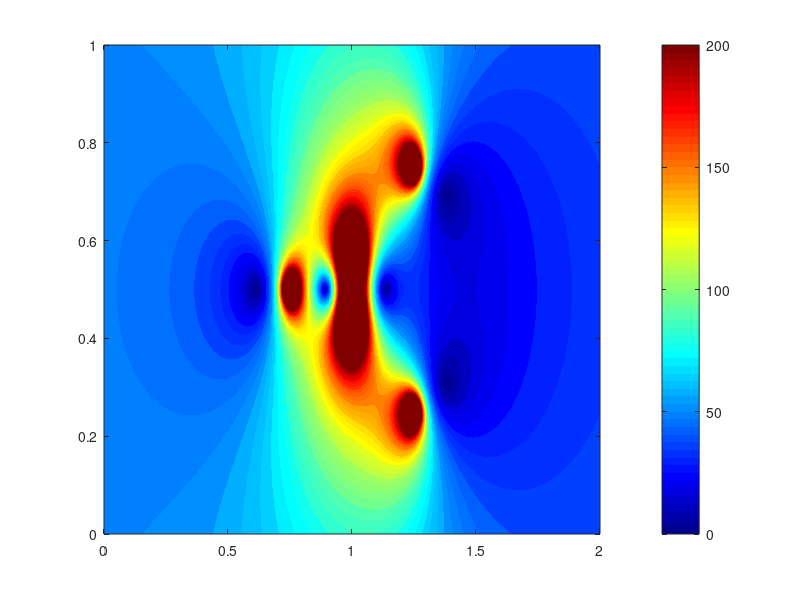

This figure's MATLAB source: (Note: this script raises an error after producing the figure.)
% Andrew Navratil
% MAE 252 Aero I Spring 2018
% Project 1: Plot streamlines and velocity magnitudes for elementary function combos
% Due 2018-04-02

% clear all vars and plots
close all; clear all; clc;

% variables
vInf = 50;					% freestream velocity (m/s)
lambda = 50;				% source / sink strength
b = .25;					% distance from center to source / sink
R = .25;					% cylinder radius where R^2 = kappa / (2pi vInf);
circ = 4*pi*vInf*R-50;		% circulation
xc = 1;						% x center coord
yc = .5;					% y center coord
xr = linspace(0,2,200);		% x points for grid
yr = linspace(0,1,100);		% y points for grid
[x,y] = meshgrid(xr,yr);	% meshgrid for calculating z values

% elementary flow streamfunctions in cartesian (x,y)
psiUniform = @(y0) vInf * (y-y0);
psiSource = @(x0,y0) (lambda/(2*pi)) * atan2(y-y0, x-x0);
psiDoublet = @(x0,y0) (-R^2 * vInf * (y-y0)) ./ ( (x-x0).^2 + (y-y0).^2);
psiVortex = @(x0,y0) (circ/(2*pi)) * log(sqrt((x-x0).^2 + (y-y0).^2));

% elementary flow velocities in cartesian (u = vel x, v = vel y)
uUniform = vInf;
vUniform = 0;
uSource = @(x0,y0) (lambda/(2*pi)) * ( (x-x0) ./ ( (x-x0).^2 + (y-y0).^2 ) );
vSource = @(x0,y0) (lambda/(2*pi)) * ( (y-y0) ./ ( (x-x0).^2 + (y-y0).^2 ) );
uDoublet = @(x0,y0) (R^2 * vInf * ((y-y0).^2 - (x-x0).^2)) ./ ( (x-x0).^2 + (y-y0).^2 ).^2;
vDoublet = @(x0,y0) (-2 * R^2 * vInf * (x-x0) .* (y-y0)) ./ ( (x-x0).^2 + (y-y0).^2 ).^2;
uVortex = @(x0,y0) (circ * (y-y0)) ./ ( 2*pi * ( (x-x0).^2 + (y-y0).^2 ) );
vVortex = @(x0,y0) (-circ * (x-x0)) ./ ( 2*pi * ( (x-x0).^2 + (y-y0).^2 ) );

% flow combination streamlines
psiHalfOval = psiUniform(yc) + psiSource(xc,yc);
psiFullOval = psiUniform(yc) + psiSource(xc-b,yc) - psiSource(xc+b,yc);
psiNonliftCylinder = psiUniform(yc) + psiDoublet(xc,yc);
psiLiftCylinder = psiUniform(yc) + psiDoublet(xc,yc) + psiVortex(xc,yc);
psiRandom1 = psiUniform(yc) + psiSource(xc-b,yc+.25*b) - psiSource(xc+2*b,yc+.25*b) + psiVortex(xc,yc)...
	+ psiSource(xc-.25*b,yc-.25*b) - psiSource(xc+.25*b,yc-.25*b);
psiRandom2 = psiUniform(yc) + psiSource(xc-b,yc) - psiSource(xc+b,yc+b) - psiSource(xc+b,yc-b)...
	+ psiVortex(xc,yc+.25*b) - psiVortex(xc,yc-.25*b);

% flow combintation velocities
velHalfOval = sqrt( (uUniform + uSource(xc,yc)).^2 + (vUniform + vSource(xc,yc)).^2 );
velFullOval = sqrt( (uUniform + uSource(xc-b,yc) - uSource(xc+b,yc)).^2 +...
	(vUniform + vSource(xc-b,yc) - vSource(xc+b,yc)).^2 );
velNonliftCylinder = sqrt( (uUniform + uDoublet(xc,yc)).^2 + (vUniform + vDoublet(xc,yc)).^2 );
velLiftCylinder = sqrt( (uUniform + uDoublet(xc,yc) + uVortex(xc,yc) ).^2 +...
	(vUniform + vDoublet(xc,yc) + vVortex(xc,yc) ).^2 );
velRandom1 = sqrt( (uUniform + uSource(xc-b,yc+.25*b) - uSource(xc+2*b,yc+.25*b) + uVortex(xc,yc)...
	+ uSource(xc-.25*b,yc-.25*b) - uSource(xc+.25*b,yc-.25*b)).^2 + ...
	(vUniform + vSource(xc-b,yc+.25*b) - vSource(xc+2*b,yc+.25*b) + vVortex(xc,yc)...
	+ vSource(xc-.25*b,yc-.25*b) - vSource(xc+.25*b,yc-.25*b)).^2);
velRandom2 = sqrt( (uUniform + uSource(xc-b,yc) - uSource(xc+b,yc+b) - uSource(xc+b,yc-b)...
	+ uVortex(xc,yc+.25*b) - uVortex(xc,yc-.25*b)).^2 + ...
	(vUniform + vSource(xc-b,yc) - vSource(xc+b,yc+b) - vSource(xc+b,yc-b)...
	+ vVortex(xc,yc+.25*b) - vVortex(xc,yc-.25*b)).^2);

if false

% plot half oval
fig1 = figure(1);
colormap(jet);
velBins = linspace(0,2*vInf,50);
velBinLabels = [0 26.5306 51.0204 75.5102 100];
[C,h] = contourf(x,y,velHalfOval,velBins);
set(h,'LineStyle',':','Color','k');
clabel(C,h,velBinLabels);
pbaspect([2 1 1]);
hold on;
contour(x,y,psiHalfOval,25,'k-');
stagLineIdx = psiHalfOval(abs(psiHalfOval) >= (lambda/2 - 0.1) & abs(psiHalfOval) <= (lambda/2 + 0.1));
contour(x,y,psiHalfOval,stagLineIdx,'k-','Color','b','LineWidth',2);

% plot full oval
fig2 = figure(2);
colormap(jet);
velBins = linspace(0,2*vInf,50);
velBinLabels = [0 26.5306 51.0204 75.5102 100];
[C,h] = contourf(x,y,velFullOval,velBins);
set(h,'LineStyle',':','Color','k');
clabel(C,h,velBinLabels);
pbaspect([2 1 1]);
hold on;
contour(x,y,psiFullOval,25,'k-');
stagLineIdx = psiFullOval(abs(psiFullOval) >= (0 - 0.1) & abs(psiFullOval) <= (0 + 0.1));
contour(x,y,psiFullOval,stagLineIdx,'k-','Color','b','LineWidth',2);

% plot nonlifting cylinder
fig3 = figure(3);
colormap(jet);
velBins = linspace(0,3*vInf,25);
velBinLabels = [0 25 50 75 100];
[C,h] = contourf(x,y,velNonliftCylinder,velBins);
set(h,'LineStyle',':','Color','k');
clabel(C,h,velBinLabels);
pbaspect([2 1 1]);
hold on;
contour(x,y,psiNonliftCylinder,125,'k-');
%stagLineIdx = psiNonliftCylinder(abs(psiNonliftCylinder) >= (0 - 0.1) & abs(psiNonliftCylinder) <= (0 + 0.1));
%contour(x,y,psiNonliftCylinder,stagLineIdx,'k-','LineWidth',2);
viscircles([xc,yc],R,'Color','b','LineWidth',2);

% plot lifting cylinder
fig4 = figure(4);
colormap(jet);
velBins = linspace(0,3*vInf,25);
velBinLabels = [0 25 50 75 100];
[C,h] = contourf(x,y,velLiftCylinder,velBins);
set(h,'LineStyle',':','Color','k');
clabel(C,h,velBinLabels);
pbaspect([2 1 1]);
hold on;
contour(x,y,psiLiftCylinder,200,'k-');
viscircles([xc,yc],R,'Color','b','LineWidth',2);

% plot random 1
fig5 = figure(5);
colormap(jet);
velBins = linspace(0,4*vInf,50);
[C,h] = contourf(x,y,velRandom1,velBins);
set(h,'LineStyle',':','Color','k');
pbaspect([2 1 1]);
hold on;
contour(x,y,psiRandom1,25,'k-');

end

% plot random 2
fig6 = figure(6);
colormap(jet);
velBins = linspace(0,4*vInf,50);
[C,h] = contourf(x,y,velRandom2,velBins);
set(h,'LineStyle','none');
c = colorbar;
c.Label.String = 'velocity (m/s)';
title('Random combination (2), v_{\infty} = 50, \Lambda = 50');
pbaspect([2 1 1]);
hold on;
contour(x,y,psiRandom2,50,'k-');

% save plots to jpg
%saveas(fig1,'halfOval.jpg');
